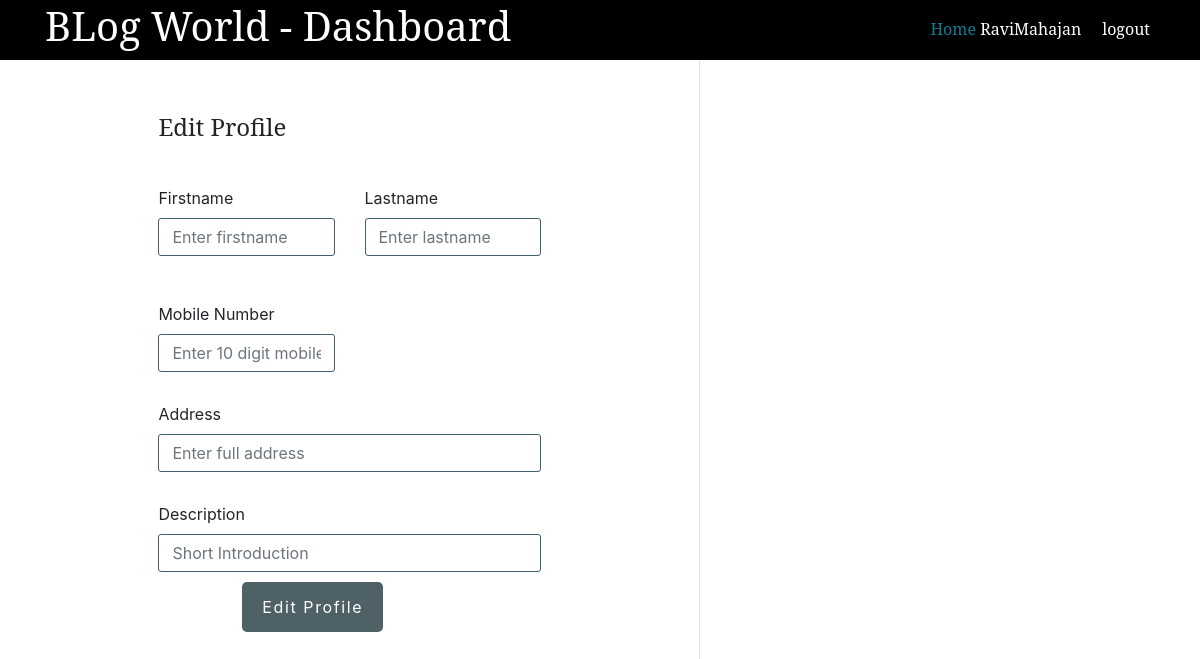
Page /admin/editProfile.php (signed in) on the earlier database version.
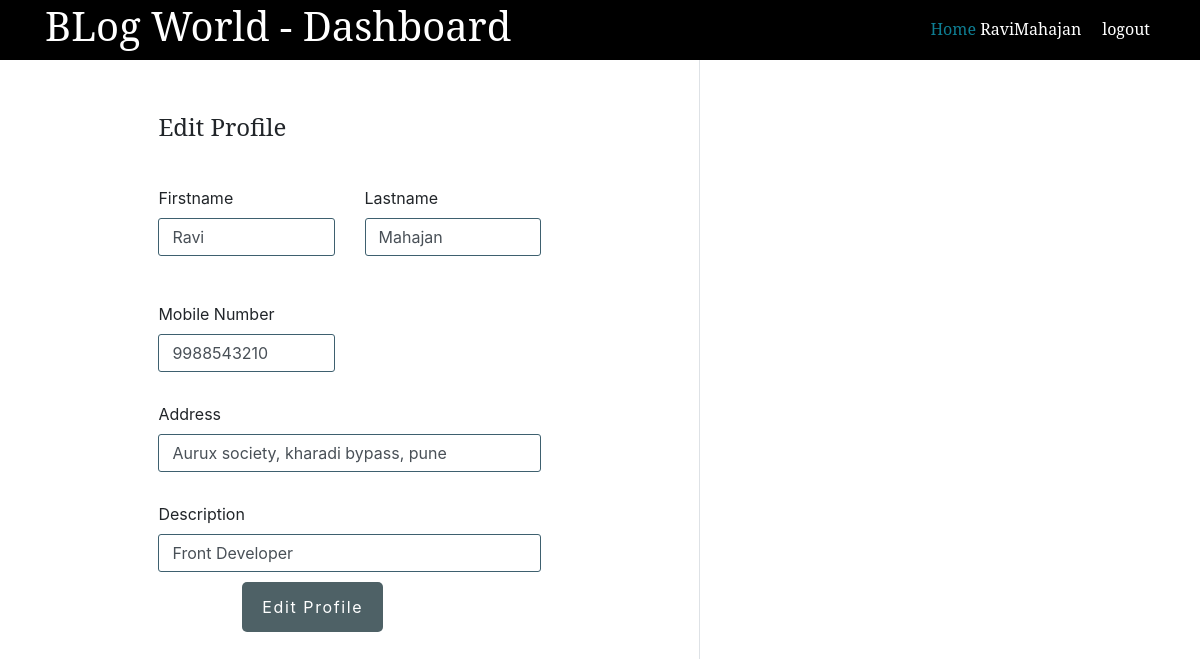
Same page on the later database version.
### tables this page shows
CREATE TABLE `profile` (
  `profile_id` int(11) NOT NULL,
  `user_id` int(11) NOT NULL,
  `firstname` varchar(255) NOT NULL,
  `lastname` varchar(255) NOT NULL,
  `mobileno` bigint(11) NOT NULL,
  `address` varchar(255) NOT NULL,
  `description` varchar(255) NOT NULL
);

### admin/Class/Profile.php (called while the page is built, shortened)
<?php
require_once('Database.php');
class Profile extends Database {
  public function getProfile() {
    global $conn;
    $user_id= $_SESSION['user']['id'];
    extract($_POST);
    $query = "SELECT * FROM profile WHERE user_id=$user_id";
    $result = mysqli_query($conn, $query);
    if($result) {
      return mysqli_fetch_assoc($result);
    } else {
      return null;
    }
  }
}

### admin/Class/Database.php (called while the page is built, shortened)
<?php
class Database
{
    public function __construct()
    {
        $this->conn = mysqli_connect("localhost", "root", "", "phppractice");
    }
}
?>

### admin/editProfile.php (the view, shortened to what this page needs)
<?php  include('../config.php'); ?>
	<?php include(ROOT_PATH . '/admin/main/head_section.php'); ?>
    <?php include(ROOT_PATH . '/admin/Class/Profile.php'); ?>
</head>
<body>
    <div class="header">
            <div class="logo">
                <a href="<?php echo BASE_URL .'admin/dashboard.php' ?>">
                    <h1>BLog World - Dashboard</h1>
                </a>
            </div>
            <?php if (isset($_SESSION['user'])): ?>
                <div class="user-info">
                    <a href="<?php BASE_URL ?>../index.php"> Home </a>
                    <span><?php echo $_SESSION['user']['username'] ?></span> &nbsp; &nbsp;
                    <a href="<?php echo BASE_URL . '/logout.php'; ?>" class="logout-btn">logout</a>
                </div>
            <?php endif ?>
            <?php
            $pro = new Profile();
            $profile = $pro->getProfile();
            ?>
    </div>
    <div class="col-md-7 border-right">
        <div class="p-3 py-5">
            <form method="post" enctype="multipart/form-data" action="editProfile.php"; >
                <div class="d-flex justify-content-between align-items-center mb-3">
                    <h4 class="text-right">Edit Profile</h4>
                </div>
                <div class="row mt-2">
                    <div class="col-md-6"><label class="labels">Firstname</label><input type="text" class="form-control" placeholder="Enter firstname" name="firstname" value="<?php if(isset($profile['firstname'])) { echo $profile['firstname'];}?>" ></div>
                    <div class="col-md-6"><label class="labels">Lastname</label><input type="text" class="form-control" value="<?php if(isset($profile['lastname'])) { echo $profile['lastname'];}?>" placeholder="Enter lastname" name="lastname"></div>
                </div>
                <div class="row mt-3">
                    <div class="col-md-6"><label class="labels">Mobile Number</label><input type="text" class="form-control" placeholder="Enter 10 digit mobile number" name="mobileno" value="<?php if(isset($profile['mobileno'])) { echo $profile['mobileno'];}?>"></div>
                    <div class="col-md-12"><label class="labels">Address</label><input type="text" class="form-control" placeholder="Enter full address" name="address" value="<?php if(isset($profile['address'])) { echo $profile['address'];}?>"></div>
                    <div class="col-md-12"><label class="labels">Description</label><input type="text" class="form-control" placeholder="Short Introduction" name="description" value="<?php if(isset($profile['description'])) { echo $profile['description'];}?>"></div>
                    <button type="submit" class="btn" name="Edit_profile" >Edit Profile</button>
                </div>
            </form>
        </div>
    </div>

Differences in the rows shown:
added profile: firstname "Ravi", lastname "Mahajan", mobileno "9988543210", address "Aurux society, kharadi bypass, pune", description "Front Developer"
